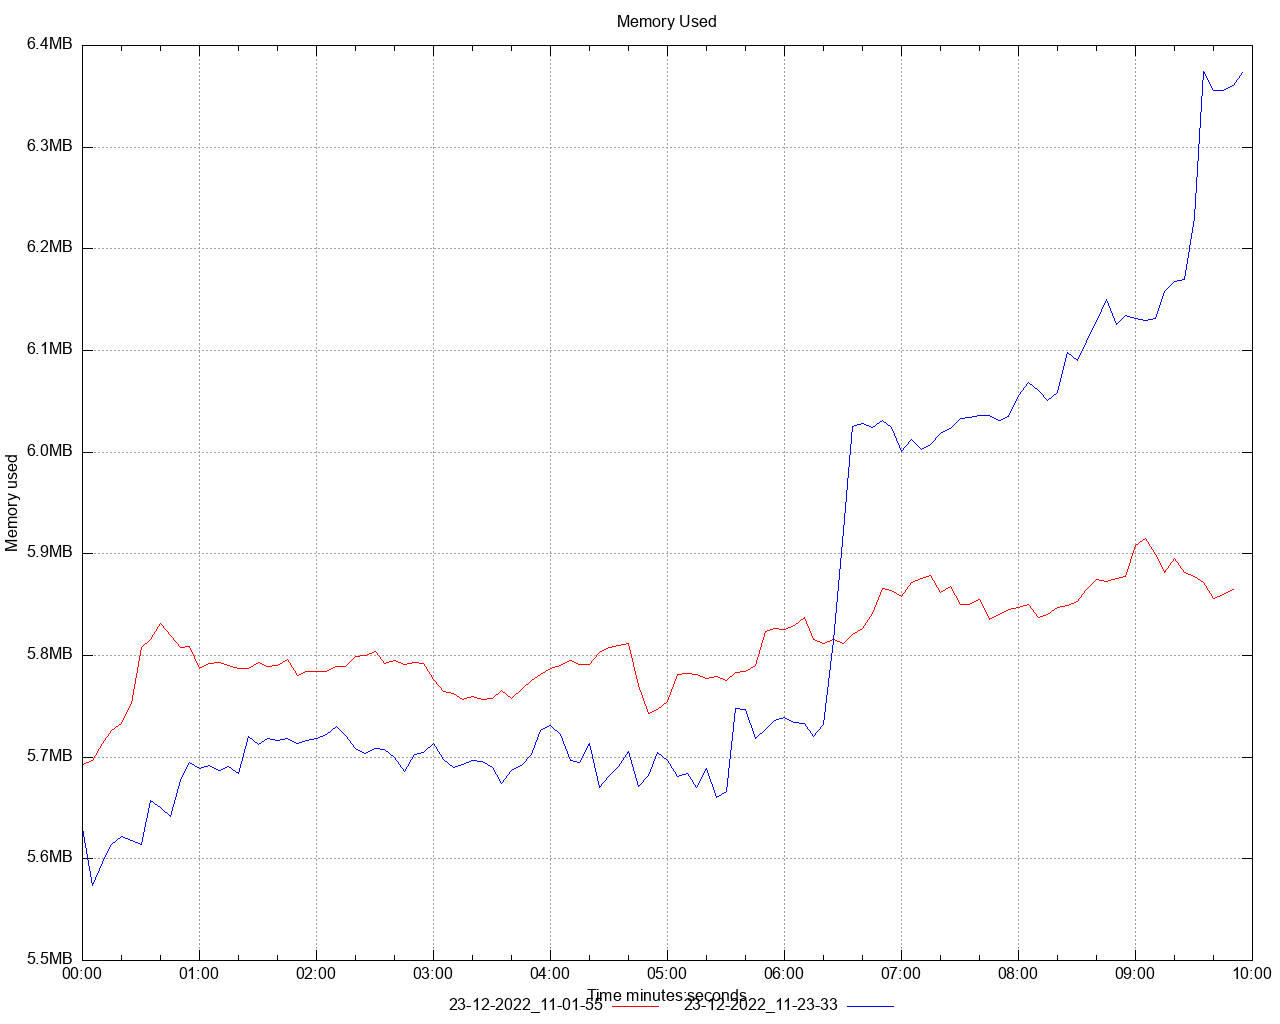

Reproduce this figure in gnuplot.
set title 'Memory Used' noenhanced
set style data lines
set datafile separator ","
set terminal png size 1280,1024
set grid
set key below
set xdata time
set timefmt "%s"
offset = 0
t0(x)=(offset=($0==0) ? x : offset, x - offset)
set xlabel 'Time minutes:seconds'
set ylabel 'Memory used'
set format y '%.1s%cB'
set output '/Users/ahmet.mircik/Workspace/python/hazelcast-simulator/offload-benchmarks/report/dstat/memory_used_A3.png'
plot \
   '/Users/ahmet.mircik/Workspace/python/hazelcast-simulator/offload-benchmarks/report/data/memory_used_A3_1.data' using (t0(timecolumn(1))):2 title "23-12-2022_11-01-55" noenhanced lt rgb "red", \
   '/Users/ahmet.mircik/Workspace/python/hazelcast-simulator/offload-benchmarks/report/data/memory_used_A3_2.data' using (t0(timecolumn(1))):2 title "23-12-2022_11-23-33" noenhanced lt rgb "blue", \
